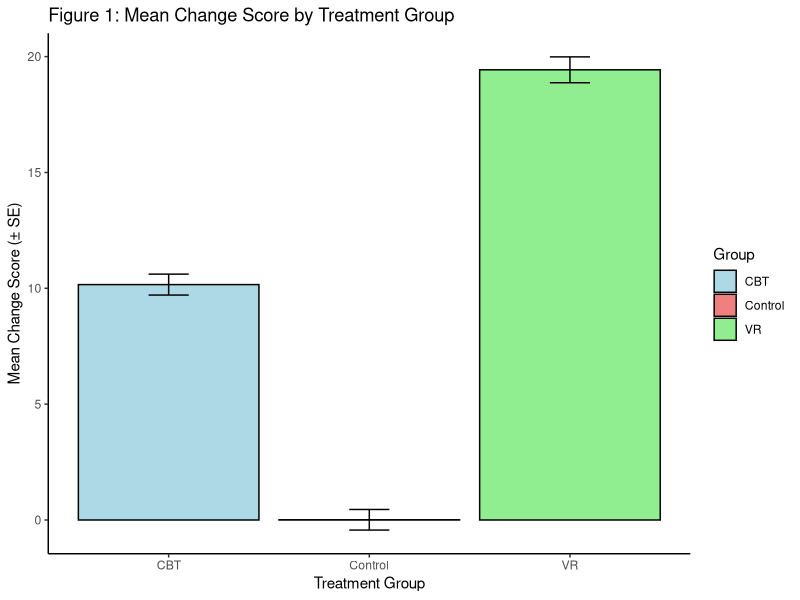
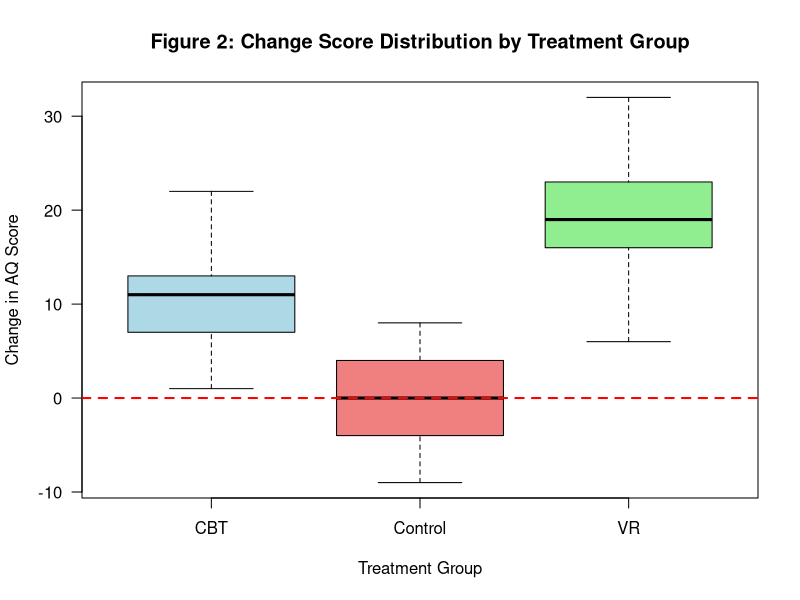
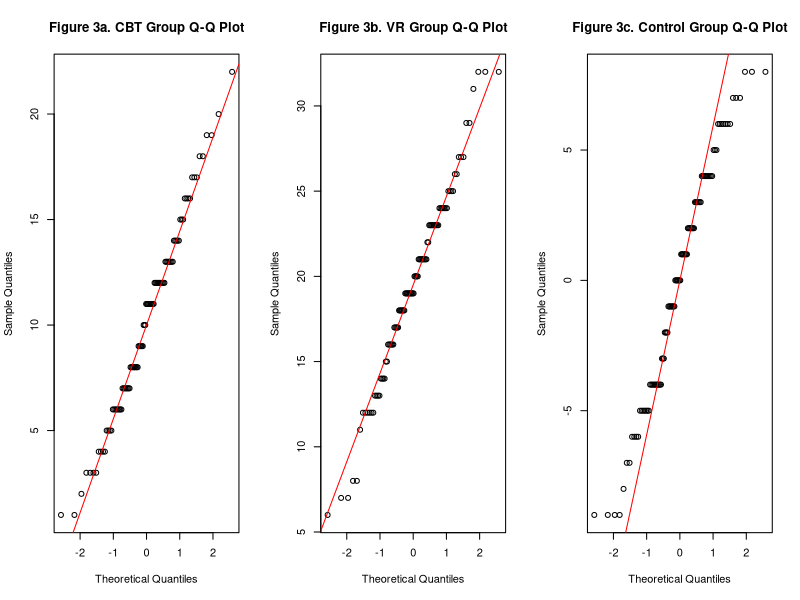
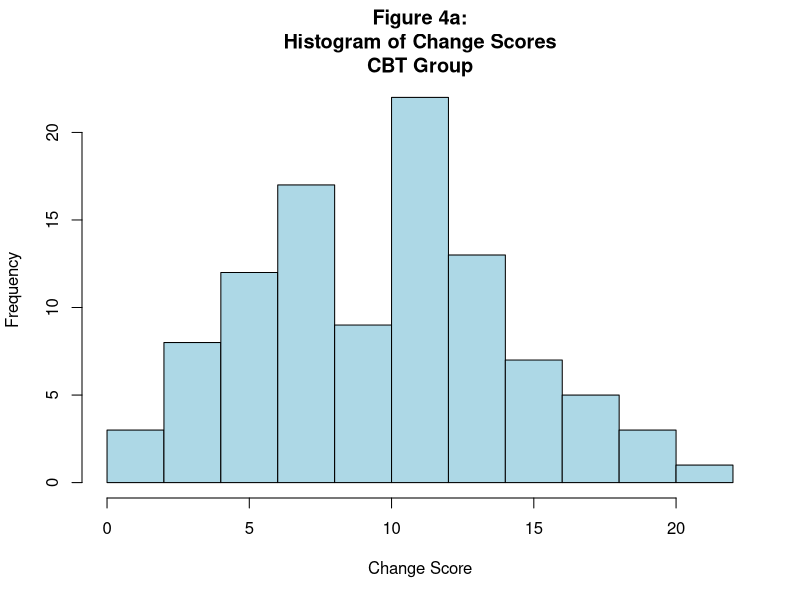
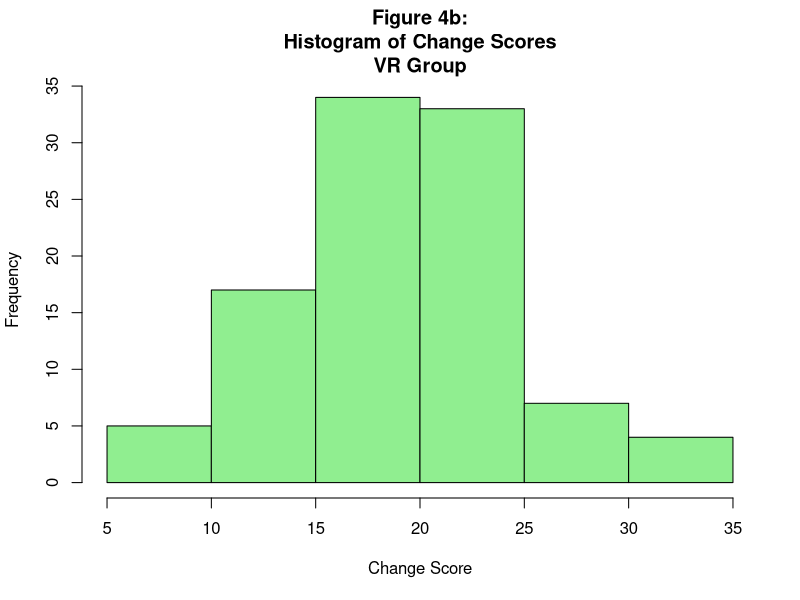
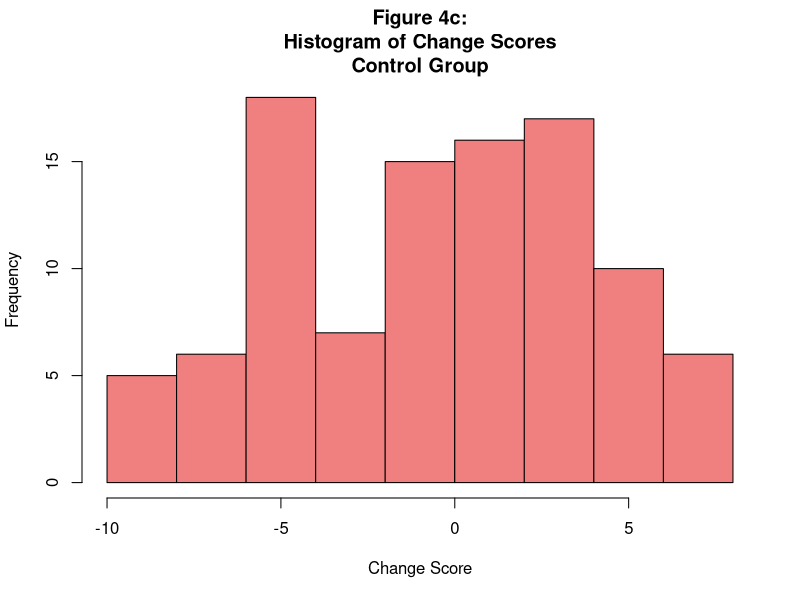

Here is the R script that generated these plots, in order:
## ---- chunk 1
data <- read.csv("CA1_Autism_VR_Study_Data_Final.csv")

head(data)
colnames(data)

# Number of participants
cat("Dimensions:", dim(data), "\n")

## ---- chunk 2
# Total gender distribution
table(data$Gender)

# Group distribution
table(data$Group)

# Gender distribution by group
print(table(data$Gender[data$Group == "CBT"]))
print(table(data$Gender[data$Group == "VR"]))
print(table(data$Gender[data$Group == "Control"]))
## ---- chunk 3
# Check for missing data
cat("Total missing values:", sum(is.na(data)), "\n")
cat("Total cases:", sum(complete.cases(data)), "\n")

# Verify AQ scores are within valid range (0-50)
cat("P1_Pre_Score range:", range(data$P1_Pre_Score), "\n")
cat("P2_Post_Score range:", range(data$P2_Post_Score), "\n")

# Verify AQ scores are within valid range (0-50)
cat("P1_Pre_Score range:", range(data$P1_Pre_Score), "\n")
cat("P2_Post_Score range:", range(data$P2_Post_Score), "\n")

# Check for duplicate participant IDs
duplicates <- sum(duplicated(data$ID))
cat("Duplicate IDs found:", duplicates, "\n")
## ---- chunk 4
library(dplyr)
library(kableExtra)

# Descriptive statistics were calculated to get an overview of group characteristics and get an initial understanding of the dataset and effects.
desc_stats <- data %>%
  group_by(Group) %>%
  summarise(
    N = n(),
    Mean = round(mean(Change_Score), 2),
    SD = round(sd(Change_Score), 2),
    Median = median(Change_Score),
    Min = min(Change_Score),
    Max = max(Change_Score)
  )

# Library to give the table a header
desc_stats %>%
  kable(
    caption = "Table 1: Descriptive Statistics of Change_Score by Treatment Group",
    digits = 2
  ) %>%
  kable_styling(full_width = TRUE)
## ---- chunk 5
library(ggplot2)

# Bar chart visually desribing the mean chang eof score by treatment group
summary_stats <- data %>%
  group_by(Group) %>%
  summarise(
    Mean = mean(Change_Score),
    SD = sd(Change_Score),
    SE = SD / sqrt(n())
  )

ggplot(summary_stats, aes(x = Group, y = Mean, fill = Group)) +
  geom_bar(stat = "identity", color = "black") +
  geom_errorbar(aes(ymin = Mean - SE, ymax = Mean + SE), width = 0.2) +
  labs(title = "Figure 1: Mean Change Score by Treatment Group",
       x = "Treatment Group",
       y = "Mean Change Score (± SE)") +
  scale_fill_manual(values = c("lightblue", "lightcoral", "lightgreen")) +
  theme_classic()
## ---- chunk 6
# Distribution of Change_Score by group
boxplot(Change_Score ~ Group, data = data,
        main = "Figure 2: Change Score Distribution by Treatment Group",
        xlab = "Treatment Group",
        ylab = "Change in AQ Score",
        col = c("lightblue", "lightcoral", "lightgreen"),
        border = "black",
        las = 1)

# Horizontal line at zero
abline(h = 0, col = "red", lty = 2, lwd = 2)
## ---- chunk 7
par(mfrow = c(1, 3))

qqnorm(data$Change_Score[data$Group == "CBT"], main = "Figure 3a. CBT Group Q-Q Plot")
qqline(data$Change_Score[data$Group == "CBT"], col = "red")
qqnorm(data$Change_Score[data$Group == "VR"], main = "Figure 3b. VR Group Q-Q Plot")
qqline(data$Change_Score[data$Group == "VR"], col = "red")
qqnorm(data$Change_Score[data$Group == "Control"], main = "Figure 3c. Control Group Q-Q Plot")
qqline(data$Change_Score[data$Group == "Control"], col = "red")
par(mfrow = c(1, 1))
## ---- chunk 8
# Assessment of normality using histograms
hist(data$Change_Score[data$Group == "CBT"],
     main = "Figure 4a:\nHistogram of Change Scores\nCBT Group",
     xlab = "Change Score",
     col = "lightblue",
     border = "black")
hist(data$Change_Score[data$Group == "VR"],
     main = "Figure 4b:\nHistogram of Change Scores\nVR Group",
     xlab = "Change Score",
     col = "lightgreen",
     border = "black")
hist(data$Change_Score[data$Group == "Control"],
     main = "Figure 4c:\nHistogram of Change Scores\nControl Group",
     xlab = "Change Score",
     col = "lightcoral",
     border = "black")
## ---- chunk 9
# Using the Shapiro-Wilk statistical test, the p-value of the data was measured. For each group if p > 0.05, data are considered normally distributed
cat("CBT Group:\n")
print(shapiro.test(data$Change_Score[data$Group == "CBT"]))

cat("\nVR Group:\n")
print(shapiro.test(data$Change_Score[data$Group == "VR"]))

cat("\nControl Group:\n")
print(shapiro.test(data$Change_Score[data$Group == "Control"]))
## ---- chunk 10
sd_cbt <- sd(data$Change_Score[data$Group == "CBT"])
sd_vr <- sd(data$Change_Score[data$Group == "VR"])
sd_control <- sd(data$Change_Score[data$Group == "Control"])

cat("Variances:\n")
cat("CBT:", round(var(data$Change_Score[data$Group == "CBT"]), 2), "\n")
cat("VR:", round(var(data$Change_Score[data$Group == "VR"]), 2), "\n")
cat("Control:", round(var(data$Change_Score[data$Group == "Control"]), 2), "\n\n")

cat("Standard Deviations:\n")
cat("CBT:", round(sd_cbt, 2), "\n")
cat("VR:", round(sd_vr, 2), "\n")
cat("Control:", round(sd_control, 2), "\n")

cat("\nRatio of largest to smallest SD:", round(max(sd_cbt, sd_vr, sd_control) / min(sd_cbt, sd_vr, sd_control), 2), "\n")

## ---- chunk 11
outliers <- function(x) {
  Q1 <- quantile(x, 0.25)
  Q3 <- quantile(x, 0.75)
  IQR_val <- Q3 - Q1
  lower <- Q1 - 1.5 * IQR_val
  upper <- Q3 + 1.5 * IQR_val
  sum(x < lower | x > upper)
}
cat("CBT:", outliers(data$Change_Score[data$Group == "CBT"]), "\n")
cat("VR:", outliers(data$Change_Score[data$Group == "VR"]), "\n")
cat("Control:", outliers(data$Change_Score[data$Group == "Control"]), "\n")
## ---- chunk 12
# Hypothesis 1 (Comparison Across All Three Groups):
# H₀: The three groups (CBT, VR, Control) have equal mean Change_Score.
# H₁: At least one group has a different mean Change_Score.

mean_cbt <- mean(data$Change_Score[data$Group == "CBT"], na.rm = TRUE)
mean_vr <- mean(data$Change_Score[data$Group == "VR"], na.rm = TRUE)
mean_control <- mean(data$Change_Score[data$Group == "Control"], na.rm = TRUE)

cat("Mean Change_Score by Group:\n")
cat("CBT:", round(mean_cbt, 3), "\n")
cat("VR:", round(mean_vr, 3), "\n")
cat("Control:", round(mean_control, 3), "\n")
## ---- chunk 13
# Hypothesis 2 (Any Therapy vs Control):
# H₀: The mean Change_Score for participants receiving therapy (CBT or VR) is equal to the mean for the Control group.
# H₁: Participants receiving therapy show greater improvement than the Control group.

# General therapy group combining VR and CBT results
data$TherapyGroup <- ifelse(data$Group == "Control", "Control", "Therapy")

cat("Distribution of TherapyGroup:\n")
print(table(data$TherapyGroup))

# Calculate mean Change_Score for Therapy vs Control
mean_therapy <- mean(data$Change_Score[data$TherapyGroup == "Therapy"], na.rm = TRUE)
mean_control_2 <- mean(data$Change_Score[data$TherapyGroup == "Control"], na.rm = TRUE)

cat("\nMean Change_Score:\n")
cat("Therapy (CBT + VR):", round(mean_therapy, 3), "\n")
cat("Control:", round(mean_control_2, 3), "\n")
## ---- chunk 14
# Hypothesis 3 (CBT vs VR):
# H₀: The mean improvement (Change_Score) is the same for the CBT and VR groups.
# H₁: The mean improvement differs between CBT and VR.

# CBT vs VR groups
cat("Distribution of CBT and VR Groups:\n")
print(table(data$Group[data$Group != "Control"]))

# Calculate mean Change_Score for CBT vs VR
mean_cbt_3 <- mean(data$Change_Score[data$Group == "CBT"], na.rm = TRUE)
mean_vr_3 <- mean(data$Change_Score[data$Group == "VR"], na.rm = TRUE)

cat("\nMean Change_Score:\n")
cat("CBT:", round(mean_cbt_3, 3), "\n")
cat("VR:", round(mean_vr_3, 3), "\n")

cat("\nDifference (VR - CBT):", round(mean_vr_3 - mean_cbt_3, 3), "\n")

## ---- chunk 15
group <- "CBT"

values <- data$Change_Score[data$Group == group]

mean_val <- mean(values)
sd_val <- sd(values)
n <- length(values)

se <- sd_val / sqrt(n)
lower <- mean_val - 1.96 * se
upper <- mean_val + 1.96 * se

cat("95% Confidence Interval for", group, ":\n")
cat("Mean =", round(mean_val, 2), "\n")
cat("CI =", round(lower, 2), "to", round(upper, 2), "\n")
## ---- chunk 16
group <- "VR"

values <- data$Change_Score[data$Group == group]

mean_val <- mean(values)
sd_val <- sd(values)
n <- length(values)

se <- sd_val / sqrt(n)
lower <- mean_val - 1.96 * se
upper <- mean_val + 1.96 * se

cat("95% Confidence Interval for", group, ":\n")
cat("Mean =", round(mean_val, 2), "\n")
cat("CI =", round(lower, 2), "to", round(upper, 2), "\n")
